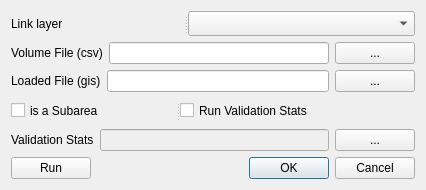
<?xml version="1.0" encoding="UTF-8"?>
<ui version="4.0">
 <class>QDailog_LoadedNetwork</class>
 <widget class="QDialog" name="QDailog_LoadedNetwork">
  <property name="geometry">
   <rect>
    <x>0</x>
    <y>0</y>
    <width>426</width>
    <height>190</height>
   </rect>
  </property>
  <property name="windowTitle">
   <string>LoadedNetwork</string>
  </property>
  <layout class="QGridLayout" name="gridLayout">
   <item row="0" column="0">
    <widget class="QSplitter" name="splitter">
     <property name="orientation">
      <enum>Qt::Horizontal</enum>
     </property>
     <widget class="QLabel" name="label">
      <property name="text">
       <string>Link layer </string>
      </property>
     </widget>
     <widget class="QComboBox" name="comboBox_linkLayer">
      <property name="toolTip">
       <string>choose link layer</string>
      </property>
     </widget>
    </widget>
   </item>
   <item row="1" column="0">
    <layout class="QHBoxLayout" name="horizontalLayout_4">
     <item>
      <widget class="QLabel" name="label_4">
       <property name="text">
        <string>Volume File (csv)</string>
       </property>
      </widget>
     </item>
     <item>
      <widget class="QLineEdit" name="lineEdit_volume"/>
     </item>
     <item>
      <widget class="QPushButton" name="browse_volume">
       <property name="toolTip">
        <string>save to csv file</string>
       </property>
       <property name="text">
        <string>...</string>
       </property>
      </widget>
     </item>
    </layout>
   </item>
   <item row="2" column="0">
    <layout class="QHBoxLayout" name="horizontalLayout_3">
     <item>
      <widget class="QLabel" name="label_5">
       <property name="text">
        <string>Loaded File (gis)</string>
       </property>
      </widget>
     </item>
     <item>
      <widget class="QLineEdit" name="lineEdit_loadedOut"/>
     </item>
     <item>
      <widget class="QPushButton" name="browse_loadedOut">
       <property name="toolTip">
        <string>save to csv file</string>
       </property>
       <property name="text">
        <string>...</string>
       </property>
      </widget>
     </item>
    </layout>
   </item>
   <item row="3" column="0">
    <widget class="QSplitter" name="splitter_2">
     <property name="orientation">
      <enum>Qt::Horizontal</enum>
     </property>
     <widget class="QCheckBox" name="checkBox_isSubarea">
      <property name="text">
       <string>is a Subarea</string>
      </property>
     </widget>
     <widget class="QCheckBox" name="checkBox_ValidationStats">
      <property name="text">
       <string>Run Validation Stats</string>
      </property>
     </widget>
    </widget>
   </item>
   <item row="4" column="0">
    <layout class="QHBoxLayout" name="horizontalLayout_2">
     <item>
      <widget class="QLabel" name="label_6">
       <property name="text">
        <string>Validation Stats</string>
       </property>
      </widget>
     </item>
     <item>
      <widget class="QLineEdit" name="lineEdit_validationStats">
       <property name="enabled">
        <bool>false</bool>
       </property>
      </widget>
     </item>
     <item>
      <widget class="QPushButton" name="browse_ValidationStats">
       <property name="toolTip">
        <string>save to csv file</string>
       </property>
       <property name="text">
        <string>...</string>
       </property>
      </widget>
     </item>
    </layout>
   </item>
   <item row="5" column="0">
    <layout class="QHBoxLayout" name="horizontalLayout">
     <item>
      <widget class="QPushButton" name="pushButton_Run">
       <property name="text">
        <string>Run</string>
       </property>
      </widget>
     </item>
     <item>
      <widget class="QDialogButtonBox" name="buttonBox_OkCancel">
       <property name="orientation">
        <enum>Qt::Horizontal</enum>
       </property>
       <property name="standardButtons">
        <set>QDialogButtonBox::Cancel|QDialogButtonBox::Ok</set>
       </property>
      </widget>
     </item>
    </layout>
   </item>
  </layout>
 </widget>
 <resources/>
 <connections>
  <connection>
   <sender>buttonBox_OkCancel</sender>
   <signal>accepted()</signal>
   <receiver>QDailog_LoadedNetwork</receiver>
   <slot>accept()</slot>
   <hints>
    <hint type="sourcelabel">
     <x>248</x>
     <y>254</y>
    </hint>
    <hint type="destinationlabel">
     <x>157</x>
     <y>274</y>
    </hint>
   </hints>
  </connection>
  <connection>
   <sender>buttonBox_OkCancel</sender>
   <signal>rejected()</signal>
   <receiver>QDailog_LoadedNetwork</receiver>
   <slot>reject()</slot>
   <hints>
    <hint type="sourcelabel">
     <x>316</x>
     <y>260</y>
    </hint>
    <hint type="destinationlabel">
     <x>286</x>
     <y>274</y>
    </hint>
   </hints>
  </connection>
 </connections>
</ui>
